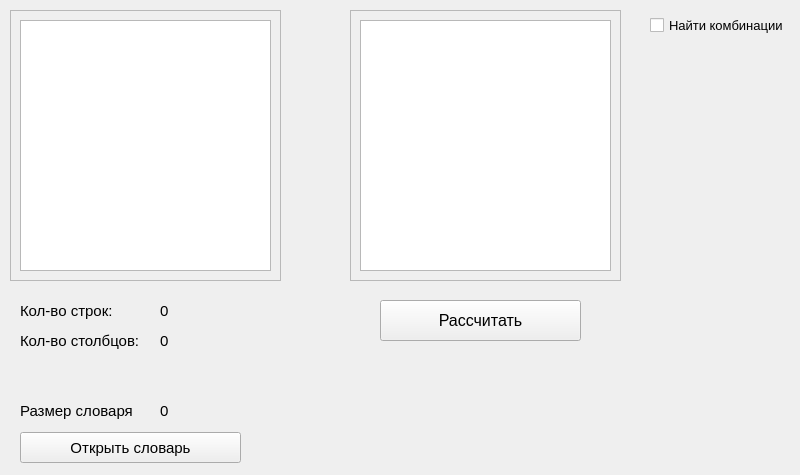
<?xml version="1.0" encoding="UTF-8"?>
<ui version="4.0">
 <class>MainWindow</class>
 <widget class="QMainWindow" name="MainWindow">
  <property name="geometry">
   <rect>
    <x>0</x>
    <y>0</y>
    <width>800</width>
    <height>475</height>
   </rect>
  </property>
  <property name="windowTitle">
   <string>MainWindow</string>
  </property>
  <widget class="QWidget" name="centralwidget">
   <widget class="QLabel" name="label">
    <property name="geometry">
     <rect>
      <x>20</x>
      <y>300</y>
      <width>131</width>
      <height>21</height>
     </rect>
    </property>
    <property name="font">
     <font>
      <pointsize>11</pointsize>
     </font>
    </property>
    <property name="text">
     <string>Кол-во строк:</string>
    </property>
   </widget>
   <widget class="QLabel" name="label_2">
    <property name="geometry">
     <rect>
      <x>20</x>
      <y>330</y>
      <width>131</width>
      <height>21</height>
     </rect>
    </property>
    <property name="font">
     <font>
      <pointsize>11</pointsize>
     </font>
    </property>
    <property name="text">
     <string>Кол-во столбцов:</string>
    </property>
   </widget>
   <widget class="QLabel" name="rowCountLabel">
    <property name="geometry">
     <rect>
      <x>160</x>
      <y>300</y>
      <width>41</width>
      <height>21</height>
     </rect>
    </property>
    <property name="font">
     <font>
      <pointsize>11</pointsize>
     </font>
    </property>
    <property name="text">
     <string>0</string>
    </property>
   </widget>
   <widget class="QLabel" name="columnCountLabel">
    <property name="geometry">
     <rect>
      <x>160</x>
      <y>330</y>
      <width>41</width>
      <height>21</height>
     </rect>
    </property>
    <property name="font">
     <font>
      <pointsize>11</pointsize>
     </font>
    </property>
    <property name="text">
     <string>0</string>
    </property>
   </widget>
   <widget class="QScrollArea" name="scrollArea">
    <property name="geometry">
     <rect>
      <x>350</x>
      <y>10</y>
      <width>271</width>
      <height>271</height>
     </rect>
    </property>
    <property name="widgetResizable">
     <bool>true</bool>
    </property>
    <widget class="QWidget" name="scrollAreaWidgetContents">
     <property name="geometry">
      <rect>
       <x>0</x>
       <y>0</y>
       <width>269</width>
       <height>269</height>
      </rect>
     </property>
     <layout class="QGridLayout" name="gridLayout">
      <item row="0" column="0">
       <widget class="QPlainTextEdit" name="outputPlainTextEdit">
        <property name="font">
         <font>
          <pointsize>12</pointsize>
         </font>
        </property>
        <property name="readOnly">
         <bool>true</bool>
        </property>
       </widget>
      </item>
     </layout>
    </widget>
   </widget>
   <widget class="QScrollArea" name="scrollArea_2">
    <property name="geometry">
     <rect>
      <x>10</x>
      <y>10</y>
      <width>271</width>
      <height>271</height>
     </rect>
    </property>
    <property name="widgetResizable">
     <bool>true</bool>
    </property>
    <widget class="QWidget" name="scrollAreaWidgetContents_2">
     <property name="geometry">
      <rect>
       <x>0</x>
       <y>0</y>
       <width>269</width>
       <height>269</height>
      </rect>
     </property>
     <layout class="QGridLayout" name="gridLayout_2">
      <item row="0" column="0">
       <widget class="QPlainTextEdit" name="inputPlainTextEdit">
        <property name="font">
         <font>
          <pointsize>12</pointsize>
         </font>
        </property>
       </widget>
      </item>
     </layout>
    </widget>
   </widget>
   <widget class="QPushButton" name="calculateButton">
    <property name="geometry">
     <rect>
      <x>380</x>
      <y>300</y>
      <width>201</width>
      <height>41</height>
     </rect>
    </property>
    <property name="font">
     <font>
      <pointsize>12</pointsize>
     </font>
    </property>
    <property name="text">
     <string>Рассчитать</string>
    </property>
   </widget>
   <widget class="QCheckBox" name="combinationCheckBox">
    <property name="geometry">
     <rect>
      <x>650</x>
      <y>10</y>
      <width>141</width>
      <height>31</height>
     </rect>
    </property>
    <property name="font">
     <font>
      <pointsize>10</pointsize>
     </font>
    </property>
    <property name="text">
     <string>Найти комбинации</string>
    </property>
   </widget>
   <widget class="QLabel" name="label_3">
    <property name="geometry">
     <rect>
      <x>20</x>
      <y>400</y>
      <width>121</width>
      <height>21</height>
     </rect>
    </property>
    <property name="font">
     <font>
      <pointsize>11</pointsize>
     </font>
    </property>
    <property name="text">
     <string>Размер словаря</string>
    </property>
   </widget>
   <widget class="QLabel" name="vocabularySizeLabel">
    <property name="geometry">
     <rect>
      <x>160</x>
      <y>400</y>
      <width>81</width>
      <height>21</height>
     </rect>
    </property>
    <property name="font">
     <font>
      <pointsize>11</pointsize>
     </font>
    </property>
    <property name="text">
     <string>0</string>
    </property>
   </widget>
   <widget class="QPushButton" name="openDictionaryButton">
    <property name="geometry">
     <rect>
      <x>20</x>
      <y>432</y>
      <width>221</width>
      <height>31</height>
     </rect>
    </property>
    <property name="font">
     <font>
      <pointsize>11</pointsize>
     </font>
    </property>
    <property name="text">
     <string>Открыть словарь</string>
    </property>
   </widget>
  </widget>
 </widget>
 <resources/>
 <connections/>
</ui>
